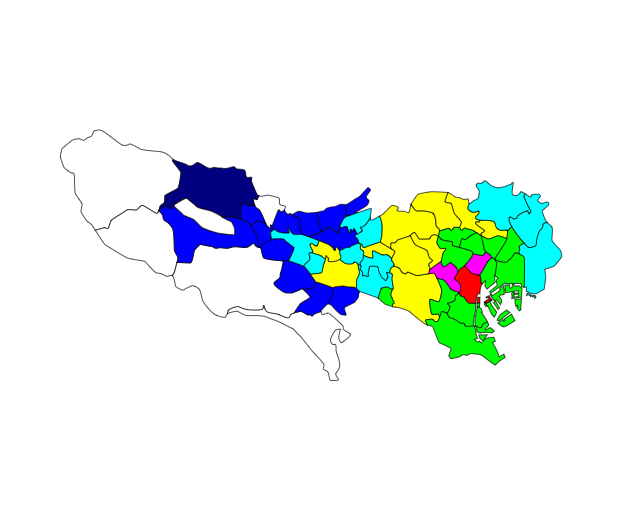
#> input picture real_estate/Tokyo.png, 623 x 510 px
$ jupyter execute --allow-errors compare_Nov17_Mar18.ipynb   (shell and % lines are left out)
#> lines starting #> are read from the running program, lines starting #| are printed output that depends on the picture
# 投資用不動産データの分析
"Rakumachi_scraping"にて2017年11月13日と2018年3月10日にそれぞれ取得したデータの可視化及び比較を行う

[cell 1]
#ライブラリおよびCSVファイルの読み込み
import pandas as pd
import numpy as np
import matplotlib.pyplot as plt
import seaborn as sns
import scipy

from PIL import Image

#> (the rest of this cell did not finish here and is left out)

住所から市区を切り出しローマ字表記にする関数を定義する。路線は表記のばらつきがあるため保留

[cell 2]
# [91 lines left out: function modify_rakumachi, not called in this run]

データを23区に限定する関数

[cell 3]
# [8 lines left out: function ward23, not called in this run]

上のmodify_rakumachi を適用した後、区ごとの平均・分散を一括で求める関数

[cell 4]
# [35 lines left out: function groupby_ward, not called in this run]

2017年11月と2018年3月のそれぞれのデータを定義した関数に代入する

#> (a cell that did not finish here is left out)

#> (a cell that did not finish here is left out)

#> (a cell that did not finish here is left out)

#> (a cell that did not finish here is left out)

#> (a cell that did not finish here is left out)

#> (a cell that did not finish here is left out)

#> (a cell that did not finish here is left out)

#> (a cell that did not finish here is left out)

#> (a cell that did not finish here is left out)

平均の単純比較では平均単価が上昇しているようなのでｔ検定で確認した
有意水準10%でｔ検定を行ったところ、有意に平均が変化している区は限られていることがわかった
予想に反してFalseが多いのは、平米単価のばらつきが大きくt値が大きくなりにくいためだと考えられる

# 区ごとの情報を色分けで可視化する

Pythonのみで白地図を塗り分けるのは断念し、https://n.freemap.jp/ にて可視化した地図を作成しpngに保存した

次の関数はデータを7つに区分してフラグを立てるものである。数字ごとに色を割り当て上記サイトにて手動で塗分けていった

#> (a cell that did not finish here is left out)

[cell 15]
# 平均平米単価の高い順から赤、赤紫、黄緑、黄色、水色、青色、紺色というように塗り分けた
im = Image.open("Tokyo.png", "r")
#> im is the input picture: PIL image 623x510 RGBA; mean R, G, B, A 23.7, 33.9, 30.1, 47
plt.imshow(np.array(im))

[cell 16]
# 平均表面利回りの低い順から赤、赤紫、黄緑、黄色、水色、青色、紺色というように塗り分けた
im = Image.open("Tokyo_yield.png", "r")
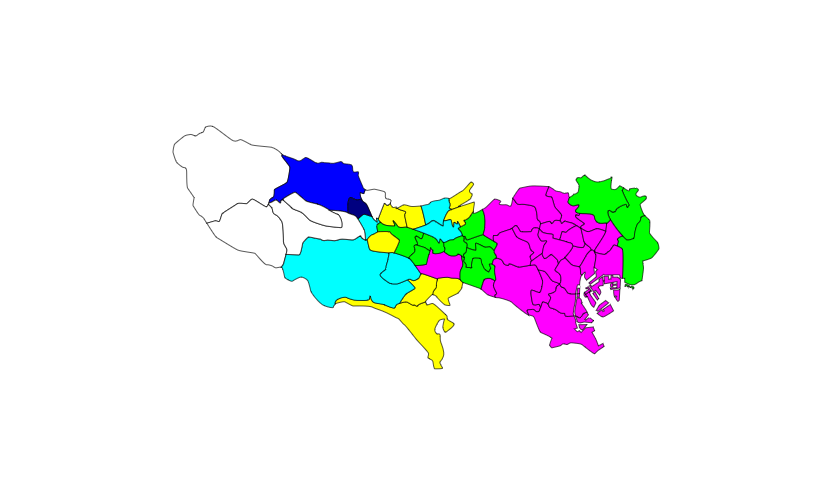
#> input picture real_estate/Tokyo_yield.png, 832 x 495 px
#> im is the input picture: PIL image 832x495 RGBA; mean R, G, B, A 20.4, 20.6, 23.9, 34
plt.imshow(np.array(im))

[cell 17]
# 23区に限定して表面利回りを区分した
im = Image.open("Tokyo23_yield.png", "r")
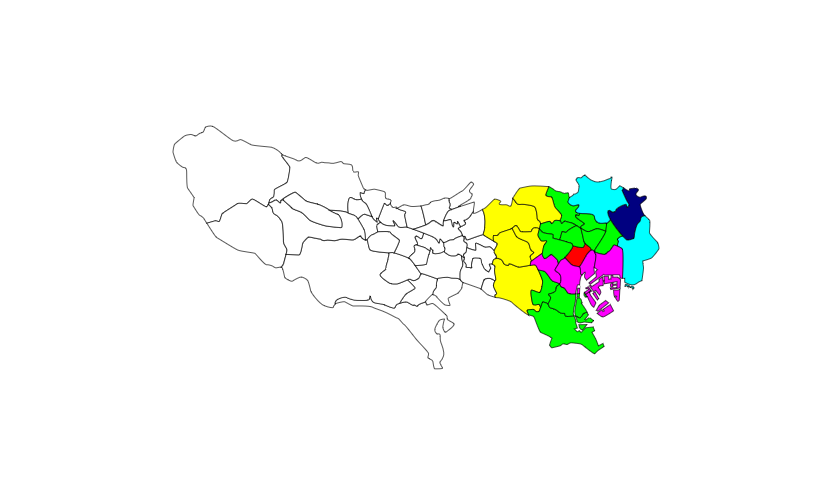
#> input picture real_estate/Tokyo23_yield.png, 832 x 495 px
#> im is the input picture: PIL image 832x495 RGBA; mean R, G, B, A 25.8, 29.5, 24.5, 34
plt.imshow(np.array(im))
